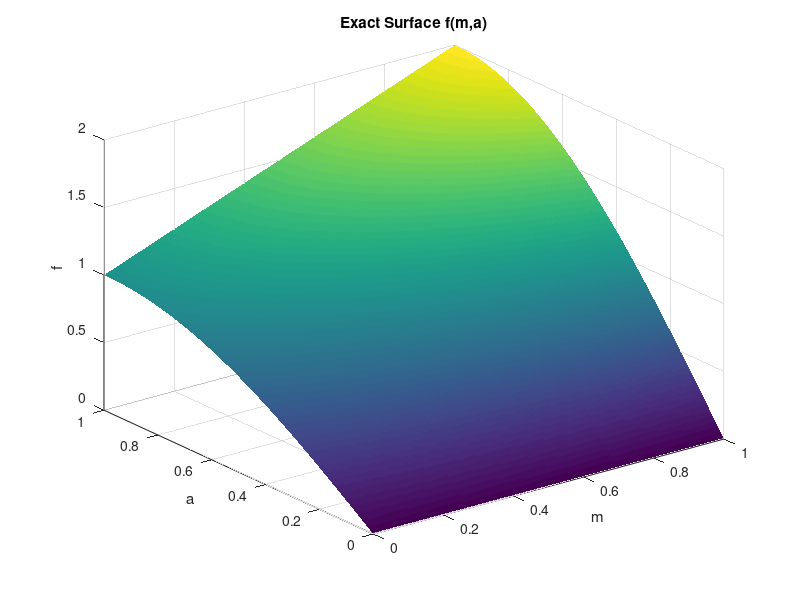
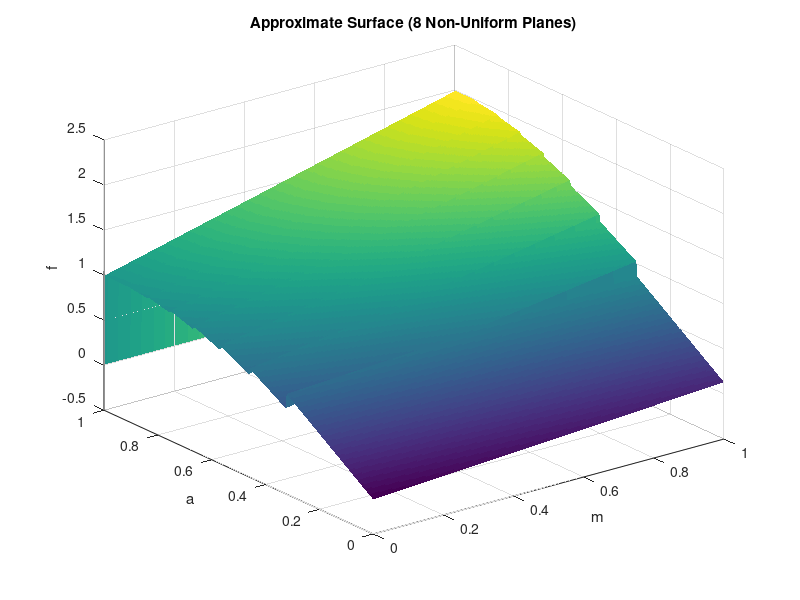
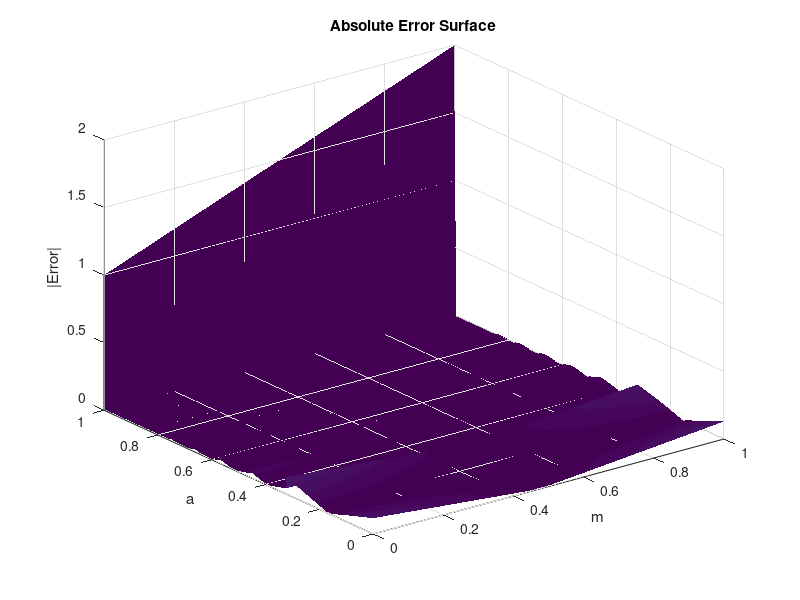

MATLAB code to generate these figures, in order: (Note: this script raises an error after producing the figures.)
clear; clc; close all;
Nm = 256;
Na = 256;

m = linspace(0,1,Nm);
a = linspace(0,1,Na);

[M,A] = meshgrid(m,a);

F_exact = (1 + M) .* sin(pi/2 * A);

num_planes = 8;

Ns = 5000;
a_dense = linspace(0,1,Ns);

curv = sin(pi/2 * a_dense);                % curvature proxy
cum_curv = cumtrapz(a_dense, curv);
cum_curv = cum_curv / cum_curv(end);       % normalize

a_edges = zeros(num_planes+1,1);
a_edges(1) = 0;
a_edges(end) = 1;

for i = 2:num_planes
    target = (i-1)/num_planes;
    [~,idx] = min(abs(cum_curv - target));
    a_edges(i) = a_dense(idx);
end

fprintf('\nStage 2: Non-uniform plane boundaries\n');
for i = 1:num_planes
    fprintf('Plane %d: a ∈ [%.4f , %.4f)\n', ...
        i-1, a_edges(i), a_edges(i+1));
end

pm = zeros(num_planes,1);
pa = zeros(num_planes,1);
b  = zeros(num_planes,1);

Ns = 200;   % samples per dimension (keep moderate)

for i = 1:num_planes
    a1 = a_edges(i);
    a2 = a_edges(i+1);

    % Sample points inside the plane
    m_s = linspace(0,1,Ns);
    a_s = linspace(a1,a2,Ns);

    [MM,AA] = meshgrid(m_s,a_s);

    % Exact surface
    F = (1 + MM) .* sin(pi/2 * AA);

    % Regression matrix
    % f ≈ pm*m + pa*a + b
    X = [MM(:), AA(:), ones(numel(MM),1)];
    y = F(:);

    % Least-squares solution
    theta = X \ y;

    pm(i) = theta(1);
    pa(i) = theta(2);
    b(i)  = theta(3);
end

F_approx = zeros(size(F_exact));

for i = 1:num_planes
    mask = (A >= a_edges(i)) & (A < a_edges(i+1));
    F_approx(mask) = pm(i)*M(mask) + pa(i)*A(mask) + b(i);
end

abs_err = abs(F_exact - F_approx);

MAE  = mean(abs_err(:));
MRED = mean(abs_err(:)) / mean(abs(F_exact(:)));

fprintf('\nStage 3B_A Results:\n');
fprintf('MAE  = %.4e\n', MAE);
fprintf('MRED = %.4e\n', MRED);

figure;
surf(M, A, F_exact, 'EdgeColor','none');
title('Exact Surface f(m,a)');
xlabel('m'); ylabel('a'); zlabel('f');

figure;
surf(M, A, F_approx, 'EdgeColor','none');
title('Approximate Surface (8 Non-Uniform Planes)');
xlabel('m'); ylabel('a'); zlabel('f');

figure;
surf(M, A, abs_err, 'EdgeColor','none');
title('Absolute Error Surface');
xlabel('m'); ylabel('a'); zlabel('|Error|');

figure;
histogram(abs_err(:),100);
title('Error Distribution');
xlabel('Absolute Error'); ylabel('Count');


fprintf('\nTable-I Coefficients (Stage 2 – Non-uniform)\n');
fprintf('Plane\tpm\t\tpa\t\tb\n');

for i = 1:num_planes
    fprintf('%d\t%.6f\t%.6f\t%.6f\n', ...
        i-1, pm(i), pa(i), b(i));
end

%“Per-plane least-squares optimization does not necessarily 
% reduce global MAE under non-uniform plane partitioning.”